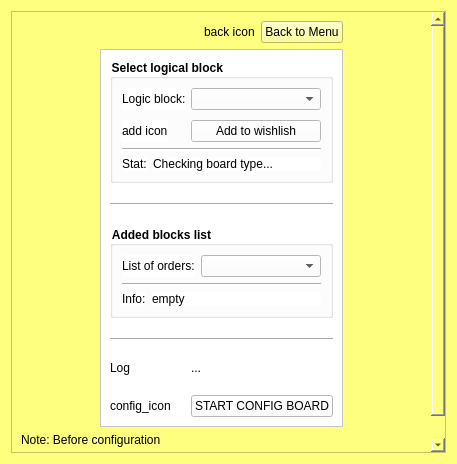
<?xml version="1.0" encoding="UTF-8"?>
<ui version="4.0">
 <class>_b_config_logic_layer</class>
 <widget class="QWidget" name="_b_config_logic_layer">
  <property name="geometry">
   <rect>
    <x>0</x>
    <y>0</y>
    <width>457</width>
    <height>464</height>
   </rect>
  </property>
  <property name="windowTitle">
   <string>Form</string>
  </property>
  <property name="styleSheet">
   <string notr="true">background-color: rgb(255, 255, 127);</string>
  </property>
  <layout class="QGridLayout" name="gridLayout">
   <item row="0" column="1">
    <widget class="QScrollArea" name="scrollArea">
     <property name="widgetResizable">
      <bool>true</bool>
     </property>
     <widget class="QWidget" name="scrollAreaWidgetContents">
      <property name="geometry">
       <rect>
        <x>0</x>
        <y>0</y>
        <width>420</width>
        <height>476</height>
       </rect>
      </property>
      <layout class="QGridLayout" name="gridLayout_2">
       <item row="2" column="1">
        <widget class="QFrame" name="frame_cf_lgb">
         <property name="styleSheet">
          <string notr="true">background-color: rgb(255, 255, 255);</string>
         </property>
         <property name="frameShape">
          <enum>QFrame::StyledPanel</enum>
         </property>
         <property name="frameShadow">
          <enum>QFrame::Raised</enum>
         </property>
         <layout class="QVBoxLayout" name="verticalLayout">
          <property name="spacing">
           <number>20</number>
          </property>
          <item>
           <widget class="QGroupBox" name="groupBox_select">
            <property name="font">
             <font>
              <bold>true</bold>
             </font>
            </property>
            <property name="title">
             <string>Select logical block </string>
            </property>
            <layout class="QVBoxLayout" name="verticalLayout_2">
             <property name="leftMargin">
              <number>9</number>
             </property>
             <item>
              <layout class="QFormLayout" name="formLayout_3">
               <property name="horizontalSpacing">
                <number>5</number>
               </property>
               <property name="verticalSpacing">
                <number>10</number>
               </property>
               <item row="0" column="0">
                <widget class="QLabel" name="label_7">
                 <property name="text">
                  <string>Logic block:</string>
                 </property>
                </widget>
               </item>
               <item row="0" column="1">
                <widget class="QComboBox" name="combox_list_avail"/>
               </item>
               <item row="1" column="1">
                <widget class="QPushButton" name="btn_add_wishlist">
                 <property name="text">
                  <string>Add to wishlish</string>
                 </property>
                </widget>
               </item>
               <item row="1" column="0">
                <widget class="QLabel" name="label_ic_add_wishlist">
                 <property name="text">
                  <string>add icon</string>
                 </property>
                </widget>
               </item>
              </layout>
             </item>
             <item>
              <widget class="Line" name="line">
               <property name="orientation">
                <enum>Qt::Horizontal</enum>
               </property>
              </widget>
             </item>
             <item>
              <layout class="QFormLayout" name="formLayout">
               <item row="0" column="0">
                <widget class="QLabel" name="label">
                 <property name="text">
                  <string>Stat:</string>
                 </property>
                </widget>
               </item>
               <item row="0" column="1">
                <widget class="QLabel" name="label_stat_select">
                 <property name="text">
                  <string>Checking board type...</string>
                 </property>
                </widget>
               </item>
              </layout>
             </item>
            </layout>
           </widget>
          </item>
          <item>
           <widget class="Line" name="line_3">
            <property name="orientation">
             <enum>Qt::Horizontal</enum>
            </property>
           </widget>
          </item>
          <item>
           <widget class="QGroupBox" name="groupBox_added">
            <property name="font">
             <font>
              <bold>true</bold>
             </font>
            </property>
            <property name="title">
             <string>Added blocks list</string>
            </property>
            <layout class="QVBoxLayout" name="verticalLayout_4">
             <item>
              <layout class="QFormLayout" name="formLayout_4">
               <item row="0" column="0">
                <widget class="QLabel" name="label_9">
                 <property name="text">
                  <string>List of orders:</string>
                 </property>
                </widget>
               </item>
               <item row="0" column="1">
                <widget class="QComboBox" name="combox_list_order"/>
               </item>
              </layout>
             </item>
             <item>
              <widget class="Line" name="line_2">
               <property name="orientation">
                <enum>Qt::Horizontal</enum>
               </property>
              </widget>
             </item>
             <item>
              <layout class="QFormLayout" name="formLayout_2">
               <item row="0" column="0">
                <widget class="QLabel" name="label_logic_if_ic">
                 <property name="text">
                  <string>Info:</string>
                 </property>
                </widget>
               </item>
               <item row="0" column="1">
                <widget class="QLabel" name="label_logic_if_log">
                 <property name="text">
                  <string>empty</string>
                 </property>
                </widget>
               </item>
              </layout>
             </item>
            </layout>
           </widget>
          </item>
          <item>
           <widget class="Line" name="line_4">
            <property name="orientation">
             <enum>Qt::Horizontal</enum>
            </property>
           </widget>
          </item>
          <item>
           <layout class="QFormLayout" name="formLayout_5">
            <item row="1" column="0">
             <widget class="QLabel" name="btn_start_cf_ic">
              <property name="text">
               <string>config_icon</string>
              </property>
             </widget>
            </item>
            <item row="1" column="1">
             <widget class="QPushButton" name="btn_start_cf">
              <property name="text">
               <string>START CONFIG BOARD</string>
              </property>
             </widget>
            </item>
            <item row="0" column="0">
             <widget class="QLabel" name="label_3">
              <property name="text">
               <string>Log</string>
              </property>
             </widget>
            </item>
            <item row="0" column="1">
             <widget class="QLabel" name="label_log_cf_start">
              <property name="text">
               <string>...</string>
              </property>
             </widget>
            </item>
           </layout>
          </item>
         </layout>
        </widget>
       </item>
       <item row="3" column="0" colspan="3">
        <layout class="QVBoxLayout" name="verticalLayout_3">
         <item>
          <widget class="QLabel" name="label_2">
           <property name="text">
            <string>Note: Before configuration</string>
           </property>
          </widget>
         </item>
         <item>
          <widget class="QLabel" name="label_4">
           <property name="text">
            <string>- Connect to esp32</string>
           </property>
          </widget>
         </item>
        </layout>
       </item>
       <item row="2" column="0">
        <spacer name="horizontalSpacer">
         <property name="orientation">
          <enum>Qt::Horizontal</enum>
         </property>
         <property name="sizeHint" stdset="0">
          <size>
           <width>144</width>
           <height>20</height>
          </size>
         </property>
        </spacer>
       </item>
       <item row="0" column="1">
        <layout class="QHBoxLayout" name="horizontalLayout_2">
         <item>
          <spacer name="horizontalSpacer_4">
           <property name="orientation">
            <enum>Qt::Horizontal</enum>
           </property>
           <property name="sizeHint" stdset="0">
            <size>
             <width>40</width>
             <height>20</height>
            </size>
           </property>
          </spacer>
         </item>
         <item>
          <widget class="QLabel" name="label_ic_back">
           <property name="text">
            <string>back icon</string>
           </property>
          </widget>
         </item>
         <item>
          <widget class="QPushButton" name="btn_back">
           <property name="text">
            <string>Back to Menu</string>
           </property>
          </widget>
         </item>
        </layout>
       </item>
       <item row="2" column="2">
        <spacer name="horizontalSpacer_2">
         <property name="orientation">
          <enum>Qt::Horizontal</enum>
         </property>
         <property name="sizeHint" stdset="0">
          <size>
           <width>143</width>
           <height>20</height>
          </size>
         </property>
        </spacer>
       </item>
       <item row="1" column="1">
        <spacer name="verticalSpacer">
         <property name="orientation">
          <enum>Qt::Vertical</enum>
         </property>
         <property name="sizeHint" stdset="0">
          <size>
           <width>20</width>
           <height>78</height>
          </size>
         </property>
        </spacer>
       </item>
      </layout>
     </widget>
    </widget>
   </item>
  </layout>
 </widget>
 <resources/>
 <connections/>
</ui>
